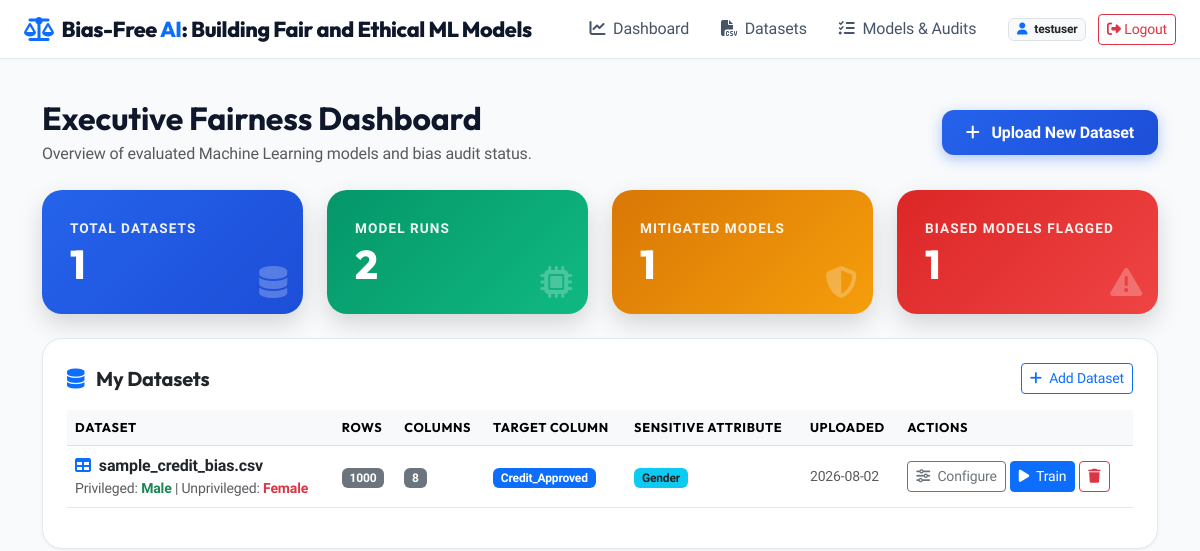
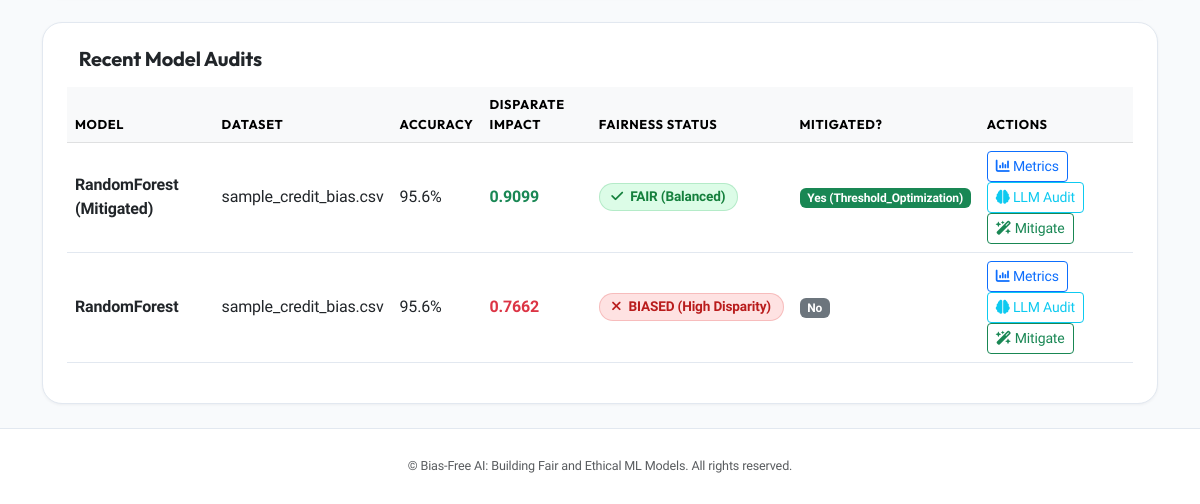
Before: /dashboard (signed in) with the older database file (2 pictures, top to bottom).
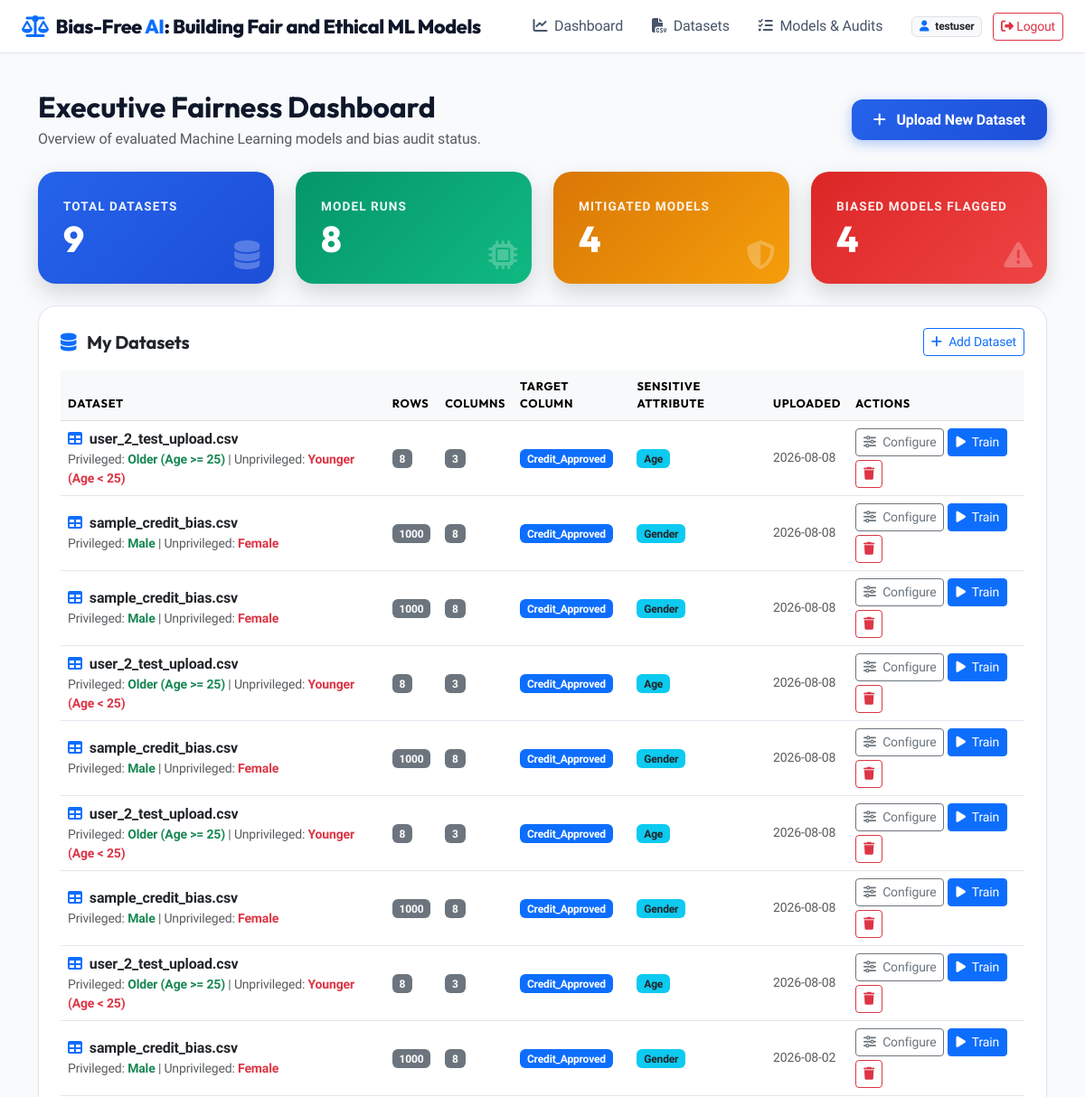
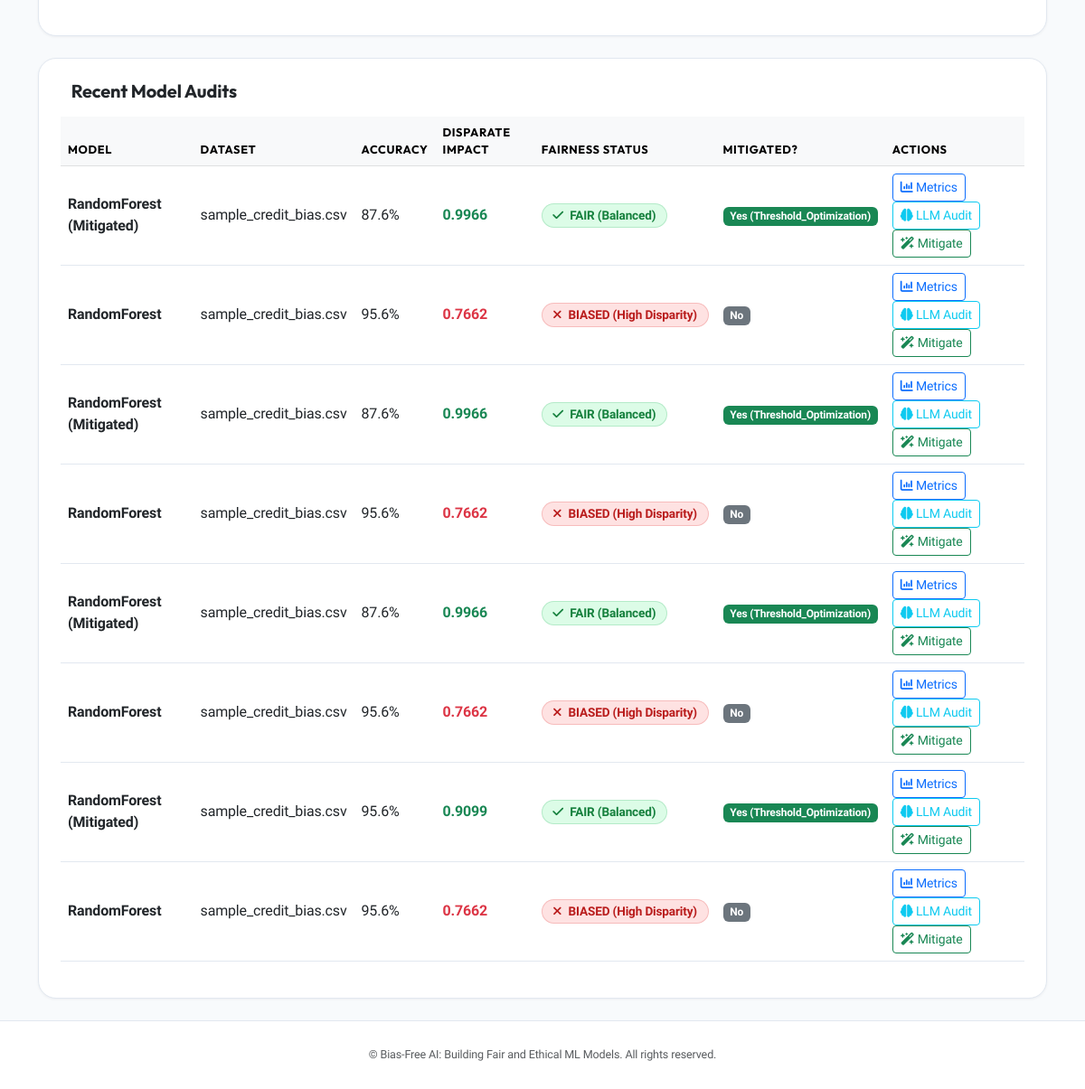
After: the same page with the newer database file (2 pictures, top to bottom).
### tables this page shows
CREATE TABLE datasets (
    id INTEGER PRIMARY KEY AUTOINCREMENT,
    user_id INTEGER NOT NULL,
    filename VARCHAR(255) NOT NULL,
    filepath VARCHAR(255) NOT NULL,
    row_count INTEGER DEFAULT 0,
    column_count INTEGER DEFAULT 0,
    target_column VARCHAR(100),
    sensitive_column VARCHAR(100),
    privileged_group VARCHAR(100),
    unprivileged_group VARCHAR(100),
    uploaded_at TIMESTAMP DEFAULT CURRENT_TIMESTAMP, csv_content TEXT,
    FOREIGN KEY (user_id) REFERENCES users(id) ON DELETE CASCADE
);

CREATE TABLE model_runs (
    id INTEGER PRIMARY KEY AUTOINCREMENT,
    user_id INTEGER NOT NULL,
    dataset_id INTEGER NOT NULL,
    model_name VARCHAR(100) NOT NULL,
    accuracy REAL NOT NULL,
    precision_score REAL NOT NULL,
    recall_score REAL NOT NULL,
    f1_score REAL NOT NULL,
    disparate_impact REAL NOT NULL,
    demographic_parity_diff REAL NOT NULL,
    equalized_odds_diff REAL NOT NULL,
    equal_opportunity_diff REAL NOT NULL,
    is_mitigated BOOLEAN DEFAULT 0,
    mitigation_method VARCHAR(100) DEFAULT 'None',
    confusion_matrix_json TEXT NOT NULL,
    fairness_status VARCHAR(50) DEFAULT 'Unchecked',
    created_at TIMESTAMP DEFAULT CURRENT_TIMESTAMP,
    FOREIGN KEY (user_id) REFERENCES users(id) ON DELETE CASCADE,
    FOREIGN KEY (dataset_id) REFERENCES datasets(id) ON DELETE CASCADE
);

### app.py (the view)
@app.route('/dashboard')
@login_required
def dashboard():
    user_id = session['user_id']
    datasets = get_user_datasets(user_id)
    conn = get_db_connection()
    cursor = conn.cursor()
    cursor.execute(
        """SELECT m.*, d.filename FROM model_runs m
           JOIN datasets d ON m.dataset_id = d.id
           WHERE m.user_id = ? ORDER BY m.created_at DESC""",
        (user_id,)
    )
    model_runs = [dict(r) for r in cursor.fetchall()]
    conn.close()
    mitigated_count = sum(1 for r in model_runs if r['is_mitigated'])
    biased_count = sum(1 for r in model_runs if 'BIASED' in r['fairness_status'])
    return render_template(
        'dashboard.html',
        datasets=datasets,
        model_runs=model_runs,
        mitigated_count=mitigated_count,
        biased_count=biased_count
    )

### app.py (called while the page is built)
def login_required(f):
    from functools import wraps
    @wraps(f)
    def decorated_function(*args, **kwargs):
        if 'user_id' not in session:
            flash('Please log in to access this page.', 'warning')
            return redirect(url_for('login_page'))
        return f(*args, **kwargs)
    return decorated_function

### models/auth.py (called while the page is built)
def get_db_connection():
    db_url = os.environ.get('DATABASE_URL')
    if db_url and HAS_PSYCOPG2:
        conn = psycopg2.connect(db_url)
        return Psycopg2ConnectionWrapper(conn)
    conn = sqlite3.connect(Config.DATABASE_PATH, timeout=30.0)
    conn.row_factory = sqlite3.Row
    return conn

### models/dataset_manager.py (called while the page is built)
def get_user_datasets(user_id):
    conn = get_db_connection()
    cursor = conn.cursor()
    cursor.execute("SELECT * FROM datasets WHERE user_id = ? ORDER BY uploaded_at DESC", (user_id,))
    datasets = cursor.fetchall()
    conn.close()
    return [dict(d) for d in datasets]

### templates/dashboard.html (shortened to what the changed rows need)
{% extends "base.html" %}
{% block content %}
<div class="container py-4">
    <div class="d-flex justify-content-between align-items-center mb-4">
        <div>
            <h2 class="fw-bold mb-1">Executive Fairness Dashboard</h2>
        </div>
    </div>
    <div class="row g-4 mb-4">
        <div class="col-md-3">
            <div class="card card-custom metric-card primary">
                <div class="metric-label">Total Datasets</div>
                <div class="metric-val">{{ datasets|length }}</div>
                <i class="fa-solid fa-database position-absolute end-0 bottom-0 m-3 opacity-25 fa-2x"></i>
            </div>
        </div>
        <div class="col-md-3">
            <div class="card card-custom metric-card success">
                <div class="metric-label">Model Runs</div>
                <div class="metric-val">{{ model_runs|length }}</div>
                <i class="fa-solid fa-microchip position-absolute end-0 bottom-0 m-3 opacity-25 fa-2x"></i>
            </div>
        </div>
        <div class="col-md-3">
            <div class="card card-custom metric-card warning">
                <div class="metric-label">Mitigated Models</div>
                <div class="metric-val">{{ mitigated_count }}</div>
                <i class="fa-solid fa-shield-halved position-absolute end-0 bottom-0 m-3 opacity-25 fa-2x"></i>
            </div>
        </div>
        <div class="col-md-3">
            <div class="card card-custom metric-card danger">
                <div class="metric-label">Biased Models Flagged</div>
                <div class="metric-val">{{ biased_count }}</div>
                <i class="fa-solid fa-triangle-exclamation position-absolute end-0 bottom-0 m-3 opacity-25 fa-2x"></i>
            </div>
        </div>
    </div>
    <div class="card card-custom p-4 mb-4">
        {% if datasets %}
            <div class="table-responsive">
                <table class="table table-hover align-middle">
                    <thead class="table-light">
                        <tr>
                            <th>Dataset</th>
                            <th>Rows</th>
                            <th>Columns</th>
                            <th>Target Column</th>
                            <th>Sensitive Attribute</th>
                            <th>Uploaded</th>
                            <th>Actions</th>
                        </tr>
                    </thead>
                    <tbody>
                        {% for ds in datasets %}
                        <tr>
                            <td>
                                <div class="fw-bold"><i class="fa-solid fa-table text-primary me-2"></i>{{ ds.filename }}</div>
                                <div class="small text-muted">
                                    Privileged: <span class="text-success fw-bold">{{ ds.privileged_group or '—' }}</span> |
                                    Unprivileged: <span class="text-danger fw-bold">{{ ds.unprivileged_group or '—' }}</span>
                                </div>
                            </td>
                            <td><span class="badge bg-secondary">{{ ds.row_count }}</span></td>
                            <td><span class="badge bg-secondary">{{ ds.column_count }}</span></td>
                            <td>
                                {% if ds.target_column %}
                                    <span class="badge bg-primary">{{ ds.target_column }}</span>
                                {% else %}
                                    <span class="text-muted small">Not set</span>
                                {% endif %}
                            </td>
                            <td>
                                {% if ds.sensitive_column %}
                                    <span class="badge bg-info text-dark">{{ ds.sensitive_column }}</span>
                                {% else %}
                                    <span class="text-muted small">Not set</span>
                                {% endif %}
                            </td>
                            <td class="small text-muted">{{ ds.uploaded_at[:10] if ds.uploaded_at else '—' }}</td>
                            <td>
                                <div class="d-flex gap-1 flex-wrap">
                                    <a href="{{ url_for('preprocess_page', dataset_id=ds.id) }}" class="btn btn-sm btn-outline-secondary" title="Configure columns">
                                        <i class="fa-solid fa-sliders me-1"></i> Configure
                                    </a>
                                    <a href="{{ url_for('train_page', dataset_id=ds.id) }}" class="btn btn-sm btn-primary" title="Train a model">
                                        <i class="fa-solid fa-play me-1"></i> Train
                                    </a>
                                    <button class="btn btn-sm btn-outline-danger" title="Delete dataset"
                                            onclick="confirmDelete({{ ds.id }}, '{{ ds.filename|replace("'", "\\'") }}')">
                                        <i class="fa-solid fa-trash"></i>
                                    </button>
                                </div>
                            </td>
                        </tr>
                        {% endfor %}
                    </tbody>
                </table>
            </div>
        {% endif %}
    </div>
    <div class="card card-custom p-4">
        {% if model_runs %}
            <div class="table-responsive">
                <table class="table table-hover align-middle">
                    <thead class="table-light">
                        <tr>
                            <th>Model</th>
                            <th>Dataset</th>
                            <th>Accuracy</th>
                            <th>Disparate Impact</th>
                            <th>Fairness Status</th>
                            <th>Mitigated?</th>
                            <th>Actions</th>
                        </tr>
                    </thead>
                    <tbody>
                        {% for run in model_runs %}
                        <tr>
                            <td class="fw-bold">{{ run.model_name }}</td>
                            <td>{{ run.filename }}</td>
                            <td>{{ (run.accuracy * 100)|round(1) }}%</td>
                            <td class="fw-bold {{ 'text-danger' if run.disparate_impact < 0.8 else ('text-warning' if run.disparate_impact < 0.9 else 'text-success') }}">
                                {{ run.disparate_impact }}
                            </td>
                            <td>
                                {% if 'BIASED' in run.fairness_status %}
                                    <span class="badge badge-biased"><i class="fa-solid fa-xmark me-1"></i> {{ run.fairness_status }}</span>
                                {% elif 'MODERATE' in run.fairness_status %}
                                    <span class="badge bg-warning text-dark"><i class="fa-solid fa-triangle-exclamation me-1"></i> {{ run.fairness_status }}</span>
                                {% else %}
                                    <span class="badge badge-fair"><i class="fa-solid fa-check me-1"></i> {{ run.fairness_status }}</span>
                                {% endif %}
                            </td>
                            <td>
                                {% if run.is_mitigated %}
                                    <span class="badge bg-success">Yes ({{ run.mitigation_method }})</span>
                                {% else %}
                                    <span class="badge bg-secondary">No</span>
                                {% endif %}
                            </td>
                            <td>
                                <a href="{{ url_for('bias_detection_page', model_run_id=run.id) }}" class="btn btn-sm btn-outline-primary me-1"><i class="fa-solid fa-chart-column"></i> Metrics</a>
                                <a href="{{ url_for('llm_audit_page', model_run_id=run.id) }}" class="btn btn-sm btn-outline-info me-1"><i class="fa-solid fa-brain"></i> LLM Audit</a>
                                <a href="{{ url_for('mitigation_page', model_run_id=run.id) }}" class="btn btn-sm btn-outline-success"><i class="fa-solid fa-wand-magic-sparkles"></i> Mitigate</a>
                            </td>
                        </tr>
                        {% endfor %}
                    </tbody>
                </table>
            </div>
        {% else %}
            <div class="text-center py-4 text-muted">
                <i class="fa-solid fa-folder-open fa-3x mb-3"></i>
                <p>No model audits found yet. Upload a dataset to begin bias evaluation!</p>
                <a href="{{ url_for('upload_page') }}" class="btn btn-primary"><i class="fa-solid fa-upload me-2"></i> Upload Dataset</a>
            </div>
        {% endif %}
    </div>
</div>
{% endblock %}

Changed rows visible on the page:
added datasets: filename "user_2_test_upload.csv", privileged_group "Older (Age >= 25)", unprivileged_group "Younger (Age < 25)", row_count "8", column_count "3", target_column "Credit_Approved", sensitive_column "Age", uploaded_at "2026-08-08"
added datasets: filename "sample_credit_bias.csv", privileged_group "Male", unprivileged_group "Female", row_count "1000", column_count "8", target_column "Credit_Approved", sensitive_column "Gender", uploaded_at "2026-08-08"
added datasets: filename "sample_credit_bias.csv", privileged_group "Male", unprivileged_group "Female", row_count "1000", column_count "8", target_column "Credit_Approved", sensitive_column "Gender", uploaded_at "2026-08-08"
added datasets: filename "user_2_test_upload.csv", privileged_group "Older (Age >= 25)", unprivileged_group "Younger (Age < 25)", row_count "8", column_count "3", target_column "Credit_Approved", sensitive_column "Age", uploaded_at "2026-08-08"
added datasets: filename "sample_credit_bias.csv", privileged_group "Male", unprivileged_group "Female", row_count "1000", column_count "8", target_column "Credit_Approved", sensitive_column "Gender", uploaded_at "2026-08-08"
added datasets: filename "user_2_test_upload.csv", privileged_group "Older (Age >= 25)", unprivileged_group "Younger (Age < 25)", row_count "8", column_count "3", target_column "Credit_Approved", sensitive_column "Age", uploaded_at "2026-08-08"
added datasets: filename "sample_credit_bias.csv", privileged_group "Male", unprivileged_group "Female", row_count "1000", column_count "8", target_column "Credit_Approved", sensitive_column "Gender", uploaded_at "2026-08-08"
added datasets: filename "user_2_test_upload.csv", privileged_group "Older (Age >= 25)", unprivileged_group "Younger (Age < 25)", row_count "8", column_count "3", target_column "Credit_Approved", sensitive_column "Age", uploaded_at "2026-08-08"
added model_runs: model_name "RandomForest (Mitigated)", filename "sample_credit_bias.csv", (run.accuracy*100)|round(1) "87.6", disparate_impact "0.9966", fairness_status "FAIR (Balanced)", mitigation_method "Threshold_Optimization"
added model_runs: model_name "RandomForest", filename "sample_credit_bias.csv", (run.accuracy*100)|round(1) "95.6", disparate_impact "0.7662", fairness_status "BIASED (High Disparity)", is_mitigated "No"
added model_runs: model_name "RandomForest (Mitigated)", filename "sample_credit_bias.csv", (run.accuracy*100)|round(1) "87.6", disparate_impact "0.9966", fairness_status "FAIR (Balanced)", mitigation_method "Threshold_Optimization"
added model_runs: model_name "RandomForest", filename "sample_credit_bias.csv", (run.accuracy*100)|round(1) "95.6", disparate_impact "0.7662", fairness_status "BIASED (High Disparity)", is_mitigated "No"
added model_runs: model_name "RandomForest (Mitigated)", filename "sample_credit_bias.csv", (run.accuracy*100)|round(1) "87.6", disparate_impact "0.9966", fairness_status "FAIR (Balanced)", mitigation_method "Threshold_Optimization"
added model_runs: model_name "RandomForest", filename "sample_credit_bias.csv", (run.accuracy*100)|round(1) "95.6", disparate_impact "0.7662", fairness_status "BIASED (High Disparity)", is_mitigated "No"
Other visible differences:
{{ datasets|length }}: "1" → "9"
{{ model_runs|length }}: "2" → "8"
{{ mitigated_count }}: "1" → "4"
{{ biased_count }}: "1" → "4"
